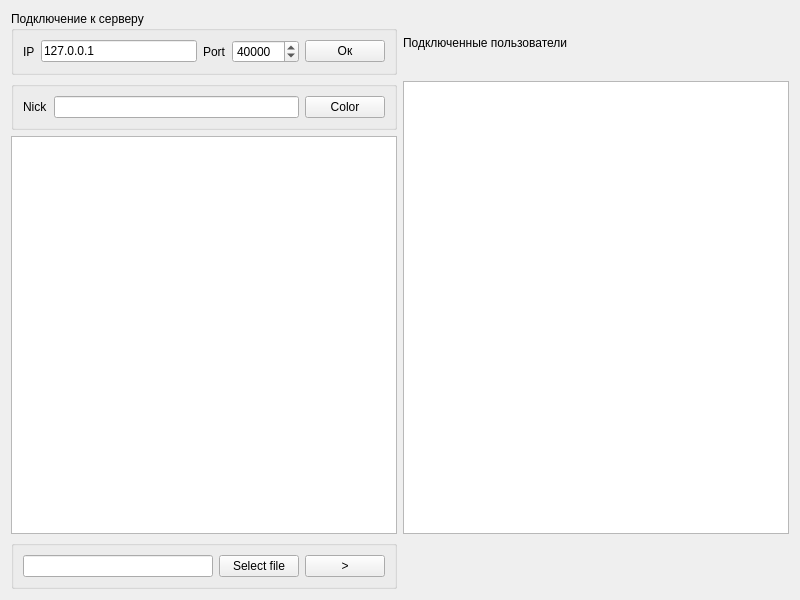
<?xml version="1.0" encoding="UTF-8"?>
<ui version="4.0">
 <class>Widget</class>
 <widget class="QWidget" name="Widget">
  <property name="geometry">
   <rect>
    <x>0</x>
    <y>0</y>
    <width>800</width>
    <height>600</height>
   </rect>
  </property>
  <property name="windowTitle">
   <string>Client</string>
  </property>
  <layout class="QGridLayout" name="gridLayout">
   <item row="0" column="1">
    <widget class="QGroupBox" name="groupBox">
     <property name="title">
      <string>Подключение к серверу </string>
     </property>
     <layout class="QHBoxLayout" name="horizontalLayout">
      <item>
       <widget class="QLabel" name="addres">
        <property name="text">
         <string>IP</string>
        </property>
       </widget>
      </item>
      <item>
       <widget class="QLineEdit" name="ipAdrs">
        <property name="text">
         <string>127.0.0.1</string>
        </property>
       </widget>
      </item>
      <item>
       <widget class="QLabel" name="label_2">
        <property name="text">
         <string>Port</string>
        </property>
       </widget>
      </item>
      <item>
       <widget class="QSpinBox" name="port">
        <property name="maximum">
         <number>100000</number>
        </property>
        <property name="value">
         <number>40000</number>
        </property>
       </widget>
      </item>
      <item>
       <widget class="QPushButton" name="connect">
        <property name="text">
         <string>Ок</string>
        </property>
       </widget>
      </item>
     </layout>
    </widget>
   </item>
   <item row="3" column="1">
    <widget class="QGroupBox" name="groupBox_2">
     <property name="title">
      <string/>
     </property>
     <layout class="QHBoxLayout" name="horizontalLayout_2">
      <item>
       <widget class="QLineEdit" name="message"/>
      </item>
      <item>
       <widget class="QPushButton" name="selectFile">
        <property name="text">
         <string>Select file</string>
        </property>
       </widget>
      </item>
      <item>
       <widget class="QPushButton" name="sendMsg">
        <property name="text">
         <string>&gt;</string>
        </property>
       </widget>
      </item>
     </layout>
    </widget>
   </item>
   <item row="2" column="1">
    <widget class="QTextEdit" name="textEdit">
     <property name="textInteractionFlags">
      <set>Qt::NoTextInteraction</set>
     </property>
    </widget>
   </item>
   <item row="1" column="1">
    <widget class="QGroupBox" name="groupBox_3">
     <property name="title">
      <string/>
     </property>
     <layout class="QHBoxLayout" name="horizontalLayout_3">
      <item>
       <widget class="QLabel" name="label_3">
        <property name="text">
         <string>Nick</string>
        </property>
       </widget>
      </item>
      <item>
       <widget class="QLineEdit" name="nickname"/>
      </item>
      <item>
       <widget class="QPushButton" name="colorButtn">
        <property name="text">
         <string>Color</string>
        </property>
       </widget>
      </item>
     </layout>
    </widget>
   </item>
   <item row="0" column="2">
    <widget class="QLabel" name="label_4">
     <property name="text">
      <string>Подключенные пользователи</string>
     </property>
    </widget>
   </item>
   <item row="1" column="2" rowspan="2">
    <widget class="QListWidget" name="listWidget"/>
   </item>
  </layout>
 </widget>
 <resources/>
 <connections/>
</ui>
